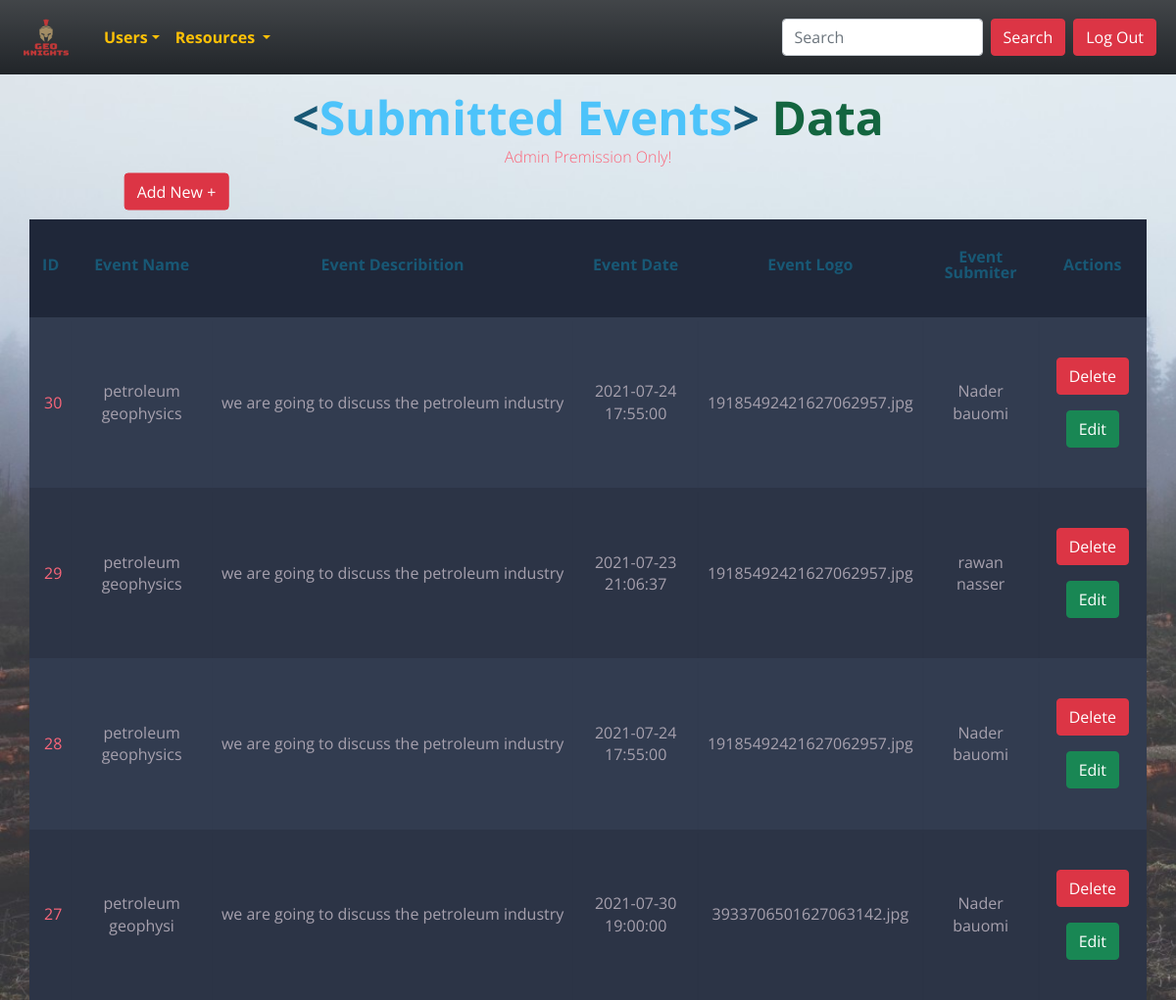
The app's page /admin/resources/events/index.php (signed in), older data.
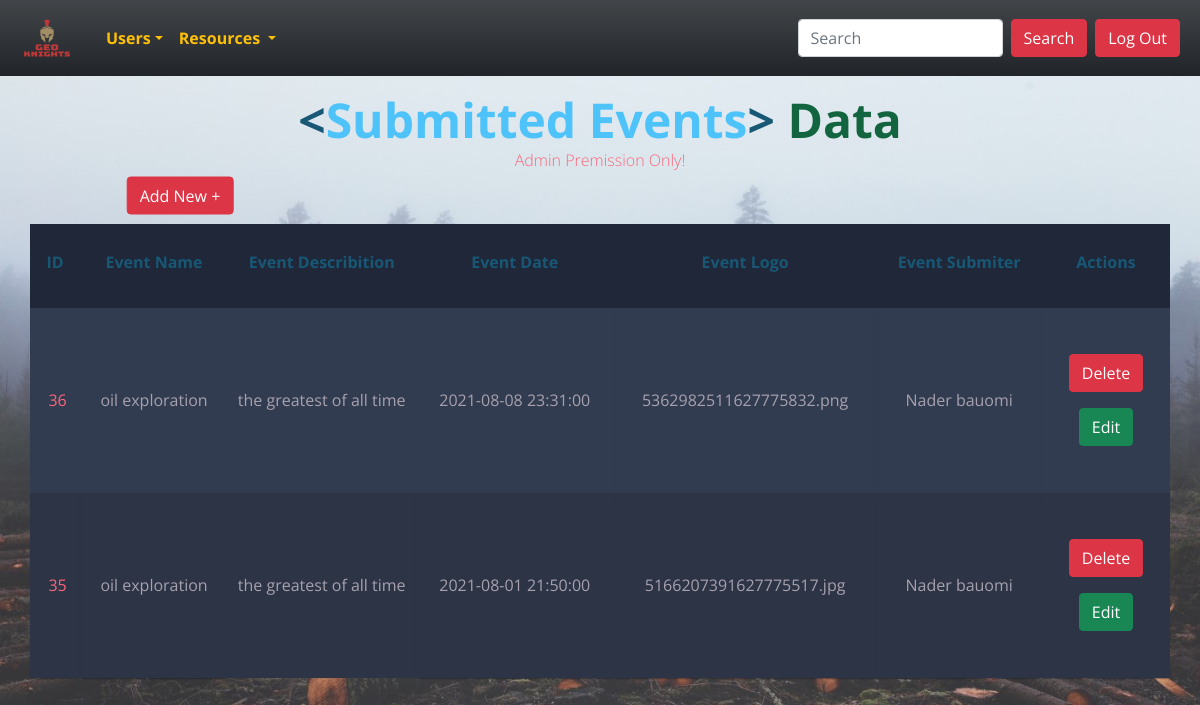
The same page, newer data.
### tables this page shows
CREATE TABLE `events` (
  `id` int(11) NOT NULL,
  `event_name` char(60) NOT NULL,
  `event_describtion` varchar(200) NOT NULL,
  `eventDate` timestamp NOT NULL DEFAULT current_timestamp() ON UPDATE current_timestamp(),
  `event_logo` varchar(110) NOT NULL,
  `event_submiter` int(11) DEFAULT NULL
);

CREATE TABLE `users` (
  `id` int(11) NOT NULL,
  `name` char(50) NOT NULL,
  `email` char(80) NOT NULL,
  `password` char(50) NOT NULL,
  `phone` char(11) NOT NULL,
  `gender` char(40) NOT NULL,
  `user_type` int(11) DEFAULT NULL
);

### helpers/paths.php (called while the page is built, shortened)
<?php
function resources($dis){
    return "http://" . $_SERVER['SERVER_NAME'] . "/g2p/admin/resources/" . $dis;
}
function css($dis){
    return   "http://" . $_SERVER['SERVER_NAME'] . "/g2p/assests/css/" . $dis;
}
?>

### admin/resources/events/index.php (the view, shortened to what this page needs)
<?php
require "../../../helpers/paths.php";
require '../../../helpers/dbConnection.php';
require '../../../layout/navAdmin.php';
$sql = "select events.* , users.id as userID , users.name as submiter from events join users on events.event_submiter = users.id order by events.id desc";
$op = mysqli_query($con, $sql);
?>
<!DOCTYPE html>
<html lang="en">
<head>
    <link rel="stylesheet" href="<?php echo css('display.css') ?>">
</head>
<body>
    <h1 class="head"><span class="blue">&lt;</span>Submitted Events<span class="blue">&gt;</span> <span class="yellow">Data</pan>
    </h1>
    <h2>Admin Premission Only! <br><br>
    </h2>
    <a href="<?php echo resources('events/create.php') ?>" class="btn btn-danger add" style="    color: #fff ;
    background-color: #dc3545;
    border-color: #dc3545;">Add New +</a>
    <table class="container">
        <thead>
            <tr>
                <th>
                    <h1>ID</h1>
                </th>
                <th>
                    <h1>Event Name</h1>
                </th>
                <th>
                    <h1>Event Describition</h1>
                </th>
                <th>
                    <h1> Event Date</h1>
                </th>
                <th>
                    <h1>Event Logo</h1>
                </th>
                <th>
                    <h1>Event Submiter</h1>
                </th>
                <th>
                    <h1>Actions</h1>
                </th>
            </tr>
        </thead>
        <tbody>
            <?php while ($data = mysqli_fetch_assoc($op)) { ?>
                <tr class="text-center">
                    <td><?php echo $data['id']; ?></td>
                    <td><?php echo $data['event_name']; ?></td>
                    <td style="white-space: nowrap;overflow: hidden;text-overflow: ellipsis; width:8%"><?php echo $data['event_describtion']; ?></td>
                    <td style="text-align: center;"><?php echo $data['eventDate']; ?></td>
                    <td><?php echo $data['event_logo']; ?></td>
                    <td><?php echo $data['submiter']; ?></td>
                    <td>
                        <a href="delete.php?id=<?php echo $data['id'] ?>" class="btn btn-danger m-2 ">Delete</a>
                        <a href="edit.php?id=<?php echo $data['id']; ?>" class="btn btn-success m-2 ">Edit</a>
                    </td>
                </tr>
            <?php } ?>
        </tbody>
    </table>
</body>
</html>

Row changes from the older to the newer data that the page shows:
removed events: id "30", event_name "petroleum geophysics", event_describtion "we are going to discuss the petroleum industry", eventDate "2021-07-24 17:55:00", event_logo "19185492421627062957.jpg", event_submiter.name "Nader bauomi"
removed events: id "29", event_name "petroleum geophysics", event_describtion "we are going to discuss the petroleum industry", eventDate "2021-07-23 21:06:37", event_logo "19185492421627062957.jpg", event_submiter.name "rawan nasser"
removed events: id "28", event_name "petroleum geophysics", event_describtion "we are going to discuss the petroleum industry", eventDate "2021-07-24 17:55:00", event_logo "19185492421627062957.jpg", event_submiter.name "Nader bauomi"
removed events: id "27", event_name "petroleum geophysi", event_describtion "we are going to discuss the petroleum industry", eventDate "2021-07-30 19:00:00", event_logo "3933706501627063142.jpg", event_submiter.name "Nader bauomi"
added events: id "36", event_name "oil exploration", event_describtion "the greatest of all time", eventDate "2021-08-08 23:31:00", event_logo "5362982511627775832.png", event_submiter.name "Nader bauomi"
added events: id "35", event_name "oil exploration", event_describtion "the greatest of all time", eventDate "2021-08-01 21:50:00", event_logo "5166207391627775517.jpg", event_submiter.name "Nader bauomi"
